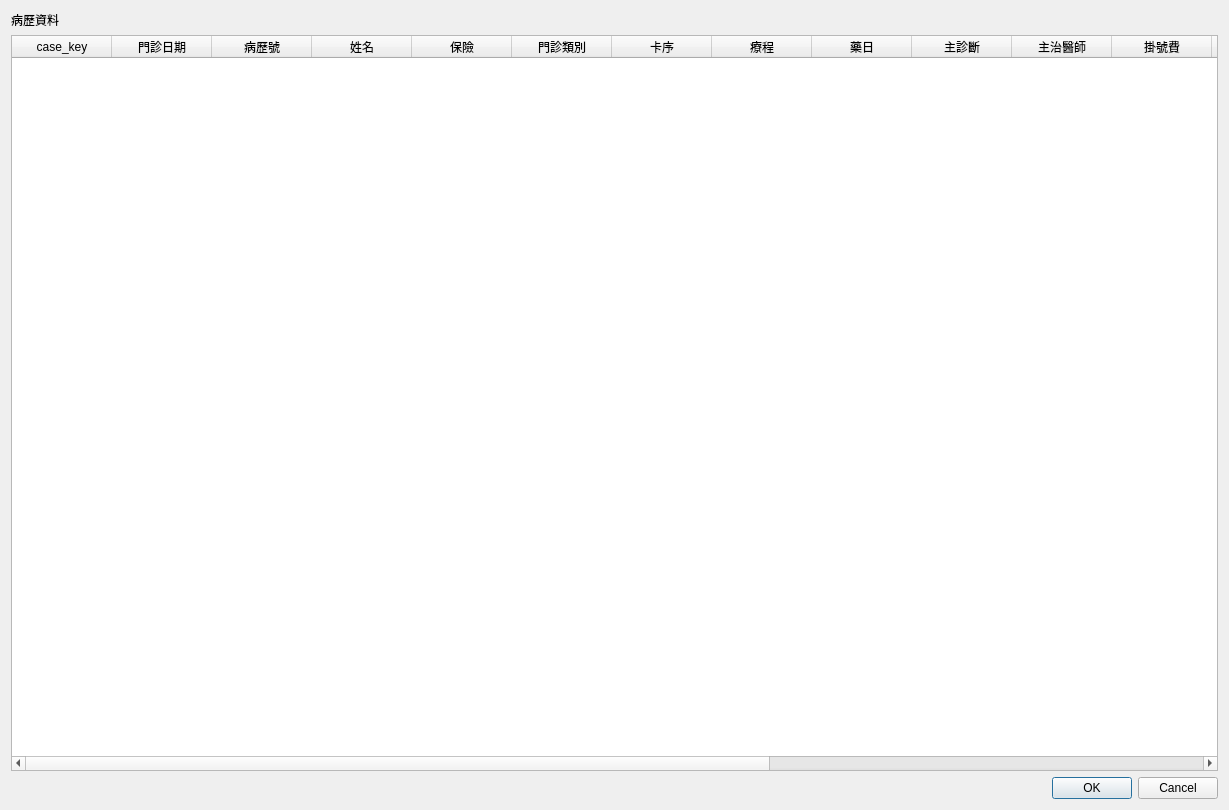
<?xml version="1.0" encoding="UTF-8"?>
<ui version="4.0">
 <class>Dialog_patient_medical_record</class>
 <widget class="QDialog" name="Dialog_patient_medical_record">
  <property name="windowModality">
   <enum>Qt::NonModal</enum>
  </property>
  <property name="geometry">
   <rect>
    <x>0</x>
    <y>0</y>
    <width>1229</width>
    <height>810</height>
   </rect>
  </property>
  <property name="sizePolicy">
   <sizepolicy hsizetype="Preferred" vsizetype="Preferred">
    <horstretch>0</horstretch>
    <verstretch>0</verstretch>
   </sizepolicy>
  </property>
  <property name="acceptDrops">
   <bool>false</bool>
  </property>
  <property name="windowTitle">
   <string>病歷資料</string>
  </property>
  <layout class="QVBoxLayout" name="verticalLayout">
   <item>
    <layout class="QVBoxLayout" name="verticalLayout_2">
     <item>
      <widget class="QLabel" name="label">
       <property name="text">
        <string>病歷資料</string>
       </property>
      </widget>
     </item>
     <item>
      <widget class="QTableWidget" name="tableWidget_medical_record">
       <property name="alternatingRowColors">
        <bool>true</bool>
       </property>
       <property name="selectionMode">
        <enum>QAbstractItemView::SingleSelection</enum>
       </property>
       <property name="selectionBehavior">
        <enum>QAbstractItemView::SelectRows</enum>
       </property>
       <column>
        <property name="text">
         <string>case_key</string>
        </property>
       </column>
       <column>
        <property name="text">
         <string>門診日期</string>
        </property>
       </column>
       <column>
        <property name="text">
         <string>病歷號</string>
        </property>
       </column>
       <column>
        <property name="text">
         <string>姓名</string>
        </property>
       </column>
       <column>
        <property name="text">
         <string>保險</string>
        </property>
       </column>
       <column>
        <property name="text">
         <string>門診類別</string>
        </property>
       </column>
       <column>
        <property name="text">
         <string>卡序</string>
        </property>
       </column>
       <column>
        <property name="text">
         <string>療程</string>
        </property>
       </column>
       <column>
        <property name="text">
         <string>藥日</string>
        </property>
       </column>
       <column>
        <property name="text">
         <string>主診斷</string>
        </property>
       </column>
       <column>
        <property name="text">
         <string>主治醫師</string>
        </property>
       </column>
       <column>
        <property name="text">
         <string>掛號費</string>
        </property>
       </column>
       <column>
        <property name="text">
         <string>門診負擔</string>
        </property>
       </column>
       <column>
        <property name="text">
         <string>藥品負擔</string>
        </property>
       </column>
       <column>
        <property name="text">
         <string>診察費</string>
        </property>
       </column>
       <column>
        <property name="text">
         <string>健保藥費</string>
        </property>
       </column>
       <column>
        <property name="text">
         <string>調劑費</string>
        </property>
       </column>
       <column>
        <property name="text">
         <string>處置費</string>
        </property>
       </column>
       <column>
        <property name="text">
         <string>健保申報</string>
        </property>
       </column>
      </widget>
     </item>
    </layout>
   </item>
   <item>
    <widget class="QDialogButtonBox" name="buttonBox">
     <property name="orientation">
      <enum>Qt::Horizontal</enum>
     </property>
     <property name="standardButtons">
      <set>QDialogButtonBox::Cancel|QDialogButtonBox::Ok</set>
     </property>
     <property name="centerButtons">
      <bool>false</bool>
     </property>
    </widget>
   </item>
  </layout>
 </widget>
 <resources/>
 <connections>
  <connection>
   <sender>buttonBox</sender>
   <signal>accepted()</signal>
   <receiver>Dialog_patient_medical_record</receiver>
   <slot>accept()</slot>
   <hints>
    <hint type="sourcelabel">
     <x>248</x>
     <y>254</y>
    </hint>
    <hint type="destinationlabel">
     <x>157</x>
     <y>274</y>
    </hint>
   </hints>
  </connection>
  <connection>
   <sender>buttonBox</sender>
   <signal>rejected()</signal>
   <receiver>Dialog_patient_medical_record</receiver>
   <slot>reject()</slot>
   <hints>
    <hint type="sourcelabel">
     <x>316</x>
     <y>260</y>
    </hint>
    <hint type="destinationlabel">
     <x>286</x>
     <y>274</y>
    </hint>
   </hints>
  </connection>
 </connections>
</ui>
